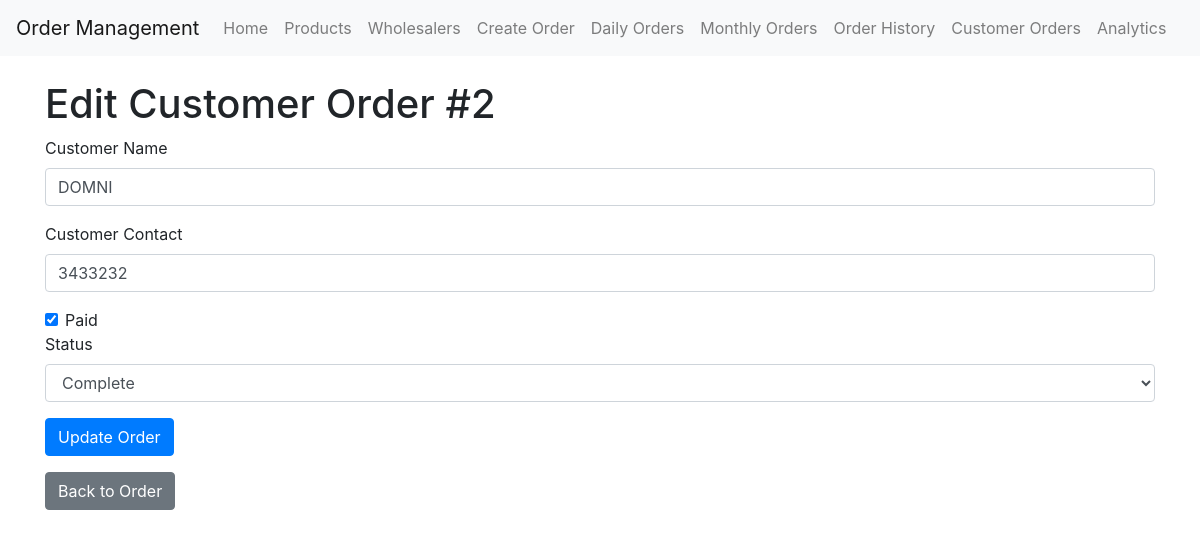
/edit_customer_order/2 (signed in), run on the app's committed database.
### app/models.py (models this page shows)
class CustomerOrder(db.Model):
    id = db.Column(db.Integer, primary_key=True)
    customer_name = db.Column(db.String(100), nullable=False)
    customer_contact = db.Column(db.String(100), nullable=False)
    order_date = db.Column(db.DateTime, default=datetime.utcnow)
    status = db.Column(db.String(20), default='pending')  # New field
    is_paid = db.Column(db.Boolean, default=False)
    total_amount = db.Column(db.Float, default=0.0)
    items = db.relationship('CustomerOrderItem', backref='customer_order', lazy='dynamic')

### app/main/routes.py (the view, shortened to what this page needs)
@bp.route('/edit_customer_order/<int:order_id>', methods=['GET', 'POST'])
@login_required
def edit_customer_order(order_id):
    order = CustomerOrder.query.get_or_404(order_id)
    form = CustomerOrderForm(obj=order)
    return render_template('edit_customer_order.html', form=form, order=order)

### app/main/forms.py
class CustomerOrderForm(FlaskForm):
    customer_name = StringField('Customer Name', validators=[DataRequired()])
    customer_contact = StringField('Customer Contact', validators=[DataRequired()])
    is_paid = BooleanField('Paid')
    status = SelectField('Status', choices=[('pending', 'Pending'), ('complete', 'Complete')], validators=[DataRequired()])
    submit = SubmitField('Update Order')

### app/models.py (called while the page is built)
@login.user_loader
def load_user(id):
    return User.query.get(int(id))

### app/templates/edit_customer_order.html (shortened to what this page needs)
{% extends "base.html" %}
{% block content %}
    <h1>Edit Customer Order #{{ order.id }}</h1>
    <form method="POST">
        <div class="form-group">
            {{ form.customer_name.label }}
            {{ form.customer_name(class="form-control") }}
        </div>
        <div class="form-group">
            {{ form.customer_contact.label }}
            {{ form.customer_contact(class="form-control") }}
        </div>
        <div class="form-check">
            {{ form.is_paid(class="form-check-input") }}
            {{ form.is_paid.label(class="form-check-label") }}
        </div>
        <div class="form-group">
            {{ form.status.label }}
            {{ form.status(class="form-control") }}
        </div>
        {{ form.submit(class="btn btn-primary") }}
    </form>
    <a href="{{ url_for('main.view_customer_order', order_id=order.id) }}" class="btn btn-secondary mt-3">Back to Order</a>
{% endblock %}

### data on the page
CustomerOrder: id "2", customer_name "DOMNI", customer_contact "3433232", is_paid "☑", status "Complete"
